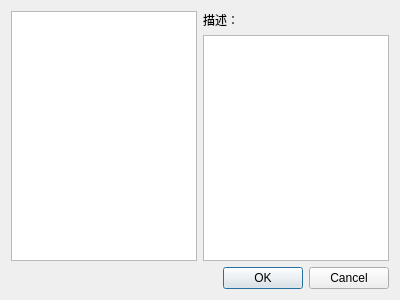
<?xml version="1.0" encoding="UTF-8"?>
<ui version="4.0">
 <class>Dialog_select_template</class>
 <widget class="QDialog" name="Dialog_select_template">
  <property name="windowModality">
   <enum>Qt::ApplicationModal</enum>
  </property>
  <property name="geometry">
   <rect>
    <x>0</x>
    <y>0</y>
    <width>400</width>
    <height>300</height>
   </rect>
  </property>
  <property name="font">
   <font>
    <family>Microsoft YaHei UI</family>
   </font>
  </property>
  <property name="windowTitle">
   <string>数据库模板</string>
  </property>
  <layout class="QVBoxLayout" name="verticalLayout">
   <item>
    <layout class="QHBoxLayout" name="horizontalLayout">
     <item>
      <widget class="QListWidget" name="listWidget"/>
     </item>
     <item>
      <layout class="QVBoxLayout" name="verticalLayout_2">
       <item>
        <widget class="QLabel" name="description_title">
         <property name="text">
          <string>描述：</string>
         </property>
        </widget>
       </item>
       <item>
        <widget class="QTextBrowser" name="description"/>
       </item>
      </layout>
     </item>
    </layout>
   </item>
   <item>
    <widget class="QDialogButtonBox" name="buttonBox">
     <property name="standardButtons">
      <set>QDialogButtonBox::Cancel|QDialogButtonBox::Ok</set>
     </property>
    </widget>
   </item>
  </layout>
 </widget>
 <resources/>
 <connections>
  <connection>
   <sender>buttonBox</sender>
   <signal>accepted()</signal>
   <receiver>Dialog_select_template</receiver>
   <slot>accept()</slot>
   <hints>
    <hint type="sourcelabel">
     <x>199</x>
     <y>278</y>
    </hint>
    <hint type="destinationlabel">
     <x>199</x>
     <y>149</y>
    </hint>
   </hints>
  </connection>
  <connection>
   <sender>buttonBox</sender>
   <signal>rejected()</signal>
   <receiver>Dialog_select_template</receiver>
   <slot>reject()</slot>
   <hints>
    <hint type="sourcelabel">
     <x>199</x>
     <y>278</y>
    </hint>
    <hint type="destinationlabel">
     <x>199</x>
     <y>149</y>
    </hint>
   </hints>
  </connection>
 </connections>
</ui>
